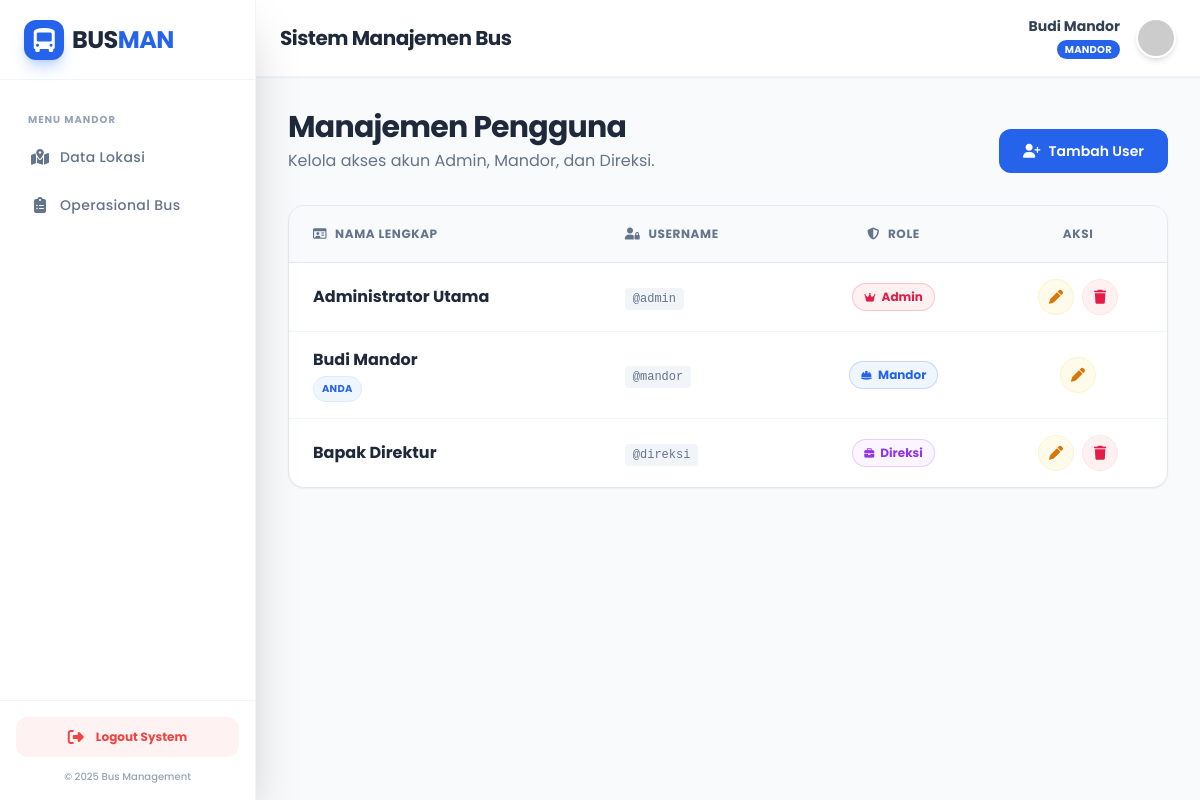
Screenshot of /admin/users.php (signed in) with the database file from the repository.
### tables this page shows
CREATE TABLE `users` (
  `id` int(11) NOT NULL,
  `nama_lengkap` varchar(100) NOT NULL,
  `username` varchar(50) NOT NULL,
  `password` varchar(255) NOT NULL,
  `role` enum('admin','mandor','direksi') NOT NULL,
  `created_at` timestamp NOT NULL DEFAULT current_timestamp()
);

### admin/users.php (the view, shortened to what this page needs)
<?php
include '../layouts/header.php';
include '../layouts/sidebar.php';
include '../layouts/topbar.php';
?>
<div class="flex flex-col md:flex-row justify-between items-end mb-8 gap-4">
    <div>
        <h3 class="text-3xl font-bold text-slate-800 tracking-tight">Manajemen Pengguna</h3>
        <p class="text-slate-500 mt-1">Kelola akses akun Admin, Mandor, dan Direksi.</p>
    </div>
    <button onclick="toggleModal('modalTambah')" class="group relative inline-flex items-center justify-center px-6 py-3 text-sm font-semibold text-white transition-all duration-200 bg-blue-600 rounded-xl hover:bg-blue-700 hover:shadow-lg hover:-translate-y-0.5 focus:outline-none focus:ring-2 focus:ring-offset-2 focus:ring-blue-600">
        <i class="fa-solid fa-user-plus mr-2 transition-transform group-hover:scale-110"></i>
        Tambah User
    </button>
</div>
<div class="bg-white border border-slate-200 rounded-2xl shadow-sm overflow-hidden">
    <div class="overflow-x-auto">
        <table class="w-full text-left border-collapse">
            <thead>
                <tr class="bg-slate-50 border-b border-slate-200 text-xs uppercase tracking-wider text-slate-500 font-semibold">
                    <th class="py-5 px-6"><i class="fa-regular fa-id-card mr-2"></i>Nama Lengkap</th>
                    <th class="py-5 px-6"><i class="fa-solid fa-user-lock mr-2"></i>Username</th>
                    <th class="py-5 px-6 text-center"><i class="fa-solid fa-shield-halved mr-2"></i>Role</th>
                    <th class="py-5 px-6 text-center">Aksi</th>
                </tr>
            </thead>
            <tbody class="divide-y divide-slate-100 text-sm text-slate-600">
                <?php
                $query = "SELECT * FROM users ORDER BY role ASC, nama_lengkap ASC";
                $result = mysqli_query($conn, $query);
                while ($row = mysqli_fetch_assoc($result)) :
                ?>
                <tr class="hover:bg-slate-50 transition-colors duration-200">
                    <td class="py-4 px-6 align-middle">
                        <div class="font-bold text-slate-800 text-base"><?= $row['nama_lengkap'] ?></div>
                        <?php if($row['id'] == $_SESSION['user_id']): ?>
                            <span class="inline-block mt-1 text-[10px] bg-blue-50 text-blue-600 px-2 py-0.5 rounded-full font-bold tracking-wide border border-blue-100">
                                ANDA
                            </span>
                        <?php endif; ?>
                    </td>
                    <td class="py-4 px-6 align-middle">
                        <span class="font-mono text-slate-500 bg-slate-100 px-2 py-1 rounded text-xs">
                            @<?= $row['username'] ?>
                        </span>
                    </td>
                    <td class="py-4 px-6 align-middle text-center">
                        <?php
                        $badge_class = 'bg-slate-100 text-slate-600 ring-slate-600/20';
                        $icon = 'fa-user';
                        if($row['role'] == 'admin') {
                            $badge_class = 'bg-rose-50 text-rose-600 ring-rose-600/20';
                            $icon = 'fa-crown';
                        }
                        if($row['role'] == 'mandor') {
                            $badge_class = 'bg-blue-50 text-blue-600 ring-blue-600/20';
                            $icon = 'fa-hard-hat';
                        }
                        if($row['role'] == 'direksi') {
                            $badge_class = 'bg-purple-50 text-purple-600 ring-purple-600/20';
                            $icon = 'fa-briefcase';
                        }
                        ?>
                        <span class="inline-flex items-center gap-1.5 px-3 py-1.5 rounded-full text-xs font-bold ring-1 ring-inset <?= $badge_class ?>">
                            <i class="fa-solid <?= $icon ?> text-[10px]"></i> <?= ucfirst($row['role']) ?>
                        </span>
                    </td>
                    <td class="py-4 px-6 align-middle text-center">
                        <div class="flex justify-center items-center gap-2">
                            <button onclick="editUser(
                                '<?= $row['id'] ?>',
                                '<?= htmlspecialchars($row['nama_lengkap']) ?>',
                                '<?= htmlspecialchars($row['username']) ?>',
                                '<?= $row['role'] ?>'
                            )" class="h-9 w-9 rounded-full bg-amber-50 text-amber-600 flex items-center justify-center hover:bg-amber-100 transition border border-amber-100" title="Edit User">
                                <i class="fa-solid fa-pen text-sm"></i>
                            </button>
                            <?php if($row['id'] != $_SESSION['user_id']): ?>
                                <button onclick="hapusUser(<?= $row['id'] ?>)" class="h-9 w-9 rounded-full bg-rose-50 text-rose-600 flex items-center justify-center hover:bg-rose-100 transition border border-rose-100" title="Hapus User">
                                    <i class="fa-solid fa-trash text-sm"></i>
                                </button>
                            <?php endif; ?>
                        </div>
                    </td>
                </tr>
                <?php endwhile; ?>
            </tbody>
        </table>
    </div>
</div>
<?php include '../layouts/footer.php'; ?>

### layouts/header.php (style rules this page uses)
body { font-family: 'Poppins', sans-serif; }

### rows the page displays
users: nama_lengkap "Administrator Utama", username "admin", role "Admin"
users: nama_lengkap "Budi Mandor", shows "ANDA", username "mandor", role "Mandor"
users: nama_lengkap "Bapak Direktur", username "direksi", role "Direksi"

### other values shown
$_SESSION['nama_lengkap'] "Budi Mandor"
$_SESSION['role'] "MANDOR"
